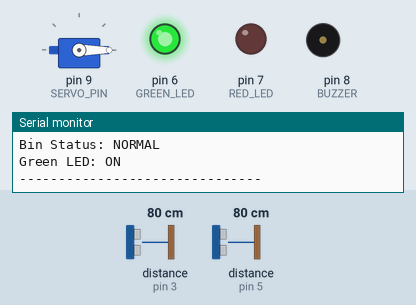
Recording of a sketch running on a simulated Arduino Uno, built with avr-gcc and run on an emulated ATmega328P. Shown: servo, output pins drawn as LEDs (lit = HIGH), buzzer (waves = sounding, pin HIGH), the last lines printed to the serial monitor. Wiring (inferred from the names in the program): 2 × ultrasonic range finder: trigger pin 2, echo pin 3 / trigger pin 4, echo pin 5. The test bench sets the inputs (shaded band); at power-on: distance to the obstacle (sensors on pin 3, pin 5) 80 cm. The echo pulse lasts 58.3 µs per cm; pins used as bus, display or sensor lines are not drawn.

Above: at 1.2 s.
1.3 s: distance to the obstacle (sensor on pin 3) set to 22 cm
2.8 s: distance to the obstacle (sensor on pin 3) set to 19 cm
At 4.4 s:
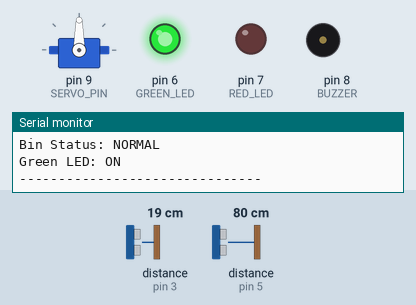
4.7 s: distance to the obstacle (sensor on pin 5) set to 6 cm
7.7 s: distance to the obstacle (sensor on pin 5) set to 3 cm
At 8.8 s:
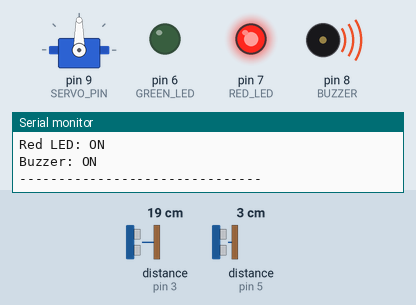
10.7 s: distance to the obstacle (sensor on pin 5) set to 9 cm
At 12.1 s:
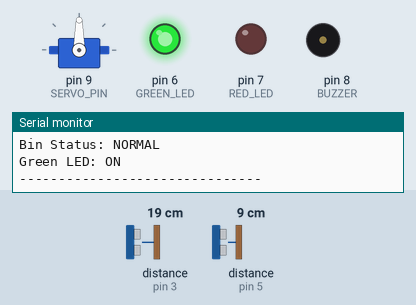
13.7 s: distance to the obstacle (sensor on pin 5) set to 2 cm
At 15.3 s:
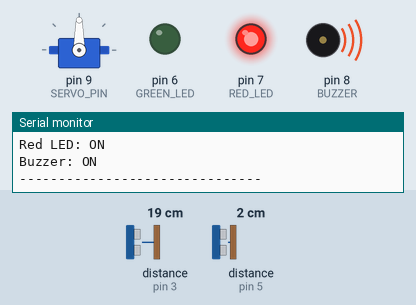
Timing chart, 0 to 16.5 s (numbered marks = the images above; inputs shaded):
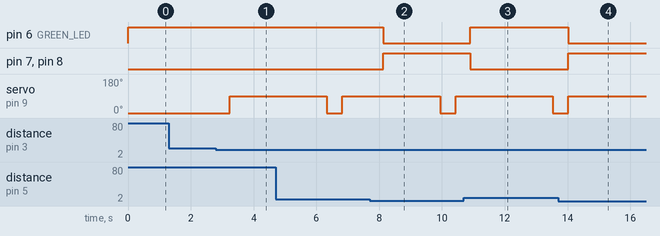

The sketch:

small_dustbin_final.ino
```cpp
#include <Servo.h>

// =================================================
// PIN CONFIGURATION
// =================================================

// Sensor 1 - Hand/Object Detection
const int TRIG_SENSOR_1 = 2;
const int ECHO_SENSOR_1 = 3;

// Sensor 2 - Waste Level
const int TRIG_SENSOR_2 = 4;
const int ECHO_SENSOR_2 = 5;

// Outputs
const int GREEN_LED = 6;
const int RED_LED = 7;
const int BUZZER = 8;

// Servo
const int SERVO_PIN = 9;

Servo lidServo;


// =================================================
// SETTINGS
// =================================================

const float BIN_HEIGHT = 40.0;

const float FULL_THRESHOLD = 90.0;

const float OBJECT_THRESHOLD = 20.0;


// Servo positions
const int CLOSED_ANGLE = 0;
const int OPEN_ANGLE = 90;


// Lid timing
const unsigned long LID_OPEN_TIME = 3000;


// =================================================
// LID STATE
// =================================================

bool lidOpen = false;

unsigned long lidOpenedAt = 0;


// =================================================
// READ ULTRASONIC DISTANCE
// =================================================

float readDistance(int trigPin, int echoPin)
{
  digitalWrite(trigPin, LOW);
  delayMicroseconds(2);

  digitalWrite(trigPin, HIGH);
  delayMicroseconds(10);

  digitalWrite(trigPin, LOW);

  unsigned long duration =
      pulseIn(echoPin, HIGH);

  float distance = duration / 58.0;

  return distance;
}


// =================================================
// CALCULATE BIN FILL
// =================================================

float calculateFillPercentage(float distance)
{
  float fillLevel =
      BIN_HEIGHT - distance;

  float fillPercentage =
      (fillLevel / BIN_HEIGHT) * 100.0;


  if (fillPercentage < 0)
  {
    fillPercentage = 0;
  }


  if (fillPercentage > 100)
  {
    fillPercentage = 100;
  }


  return fillPercentage;
}


// =================================================
// SETUP
// =================================================

void setup()
{
  Serial.begin(9600);


  // Sensor 1
  pinMode(TRIG_SENSOR_1, OUTPUT);
  pinMode(ECHO_SENSOR_1, INPUT);


  // Sensor 2
  pinMode(TRIG_SENSOR_2, OUTPUT);
  pinMode(ECHO_SENSOR_2, INPUT);


  // Outputs
  pinMode(GREEN_LED, OUTPUT);
  pinMode(RED_LED, OUTPUT);
  pinMode(BUZZER, OUTPUT);


  // Servo
  lidServo.attach(SERVO_PIN);

  lidServo.write(CLOSED_ANGLE);


  // Initial status
  digitalWrite(GREEN_LED, HIGH);
  digitalWrite(RED_LED, LOW);
  digitalWrite(BUZZER, LOW);


  Serial.println("================================");
  Serial.println("SMART DUSTBIN SYSTEM STARTED");
  Serial.println("================================");
}


// =================================================
// MAIN LOOP
// =================================================

void loop()
{
  // =================================================
  // 1. READ SENSOR 1
  // =================================================

  float objectDistance =
      readDistance(TRIG_SENSOR_1, ECHO_SENSOR_1);


  delay(50);


  // =================================================
  // 2. READ SENSOR 2
  // =================================================

  float wasteDistance =
      readDistance(TRIG_SENSOR_2, ECHO_SENSOR_2);


  // =================================================
  // 3. CALCULATE BIN LEVEL
  // =================================================

  float fillPercentage =
      calculateFillPercentage(wasteDistance);


  // =================================================
  // 4. DISPLAY SENSOR DATA
  // =================================================

  Serial.println();

  Serial.print("Object Distance: ");
  Serial.print(objectDistance);
  Serial.println(" cm");


  Serial.print("Waste Distance: ");
  Serial.print(wasteDistance);
  Serial.println(" cm");


  Serial.print("Bin Fill Level: ");
  Serial.print(fillPercentage);
  Serial.println("%");


  // =================================================
  // 5. AUTOMATIC LID CONTROL
  // =================================================

  // Object detected and lid currently closed
  if (!lidOpen &&
      objectDistance > 0 &&
      objectDistance <= OBJECT_THRESHOLD)
  {
    Serial.println("Object detected!");
    Serial.println("Opening lid...");


    lidServo.write(OPEN_ANGLE);

    lidOpen = true;

    lidOpenedAt = millis();
  }


  // Close lid after 3 seconds
  if (lidOpen &&
      millis() - lidOpenedAt >= LID_OPEN_TIME)
  {
    Serial.println("Closing lid...");


    lidServo.write(CLOSED_ANGLE);

    lidOpen = false;

    Serial.println("Lid closed.");
  }


  // =================================================
  // 6. BIN STATUS
  // =================================================

  if (fillPercentage >= FULL_THRESHOLD)
  {
    // Full bin

    digitalWrite(GREEN_LED, LOW);
    digitalWrite(RED_LED, HIGH);
    digitalWrite(BUZZER, HIGH);


    Serial.println("WARNING: BIN IS FULL!");
    Serial.println("Red LED: ON");
    Serial.println("Buzzer: ON");
  }

  else
  {
    // Normal bin

    digitalWrite(GREEN_LED, HIGH);
    digitalWrite(RED_LED, LOW);
    digitalWrite(BUZZER, LOW);


    Serial.println("Bin Status: NORMAL");
    Serial.println("Green LED: ON");
  }


  Serial.println("-------------------------------");


  delay(300);
}
```

Measured:
- the behaviour switches between 21 and 20 cm on distance to the obstacle (sensor on pin 3) (found by bisection; images 0 and 1)
- the behaviour switches between 5 and 4 cm on distance to the obstacle (sensor on pin 5) (found by bisection; images 1 and 2)
- after the input at 2.8 s, servo on pin 9 (SERVO_PIN): 0° → 90° after 0.45 s
- after the input at 7.7 s, pin 6 (GREEN_LED): HIGH → LOW after 0.43 s; pin 7 (RED_LED), pin 8 (BUZZER): LOW → HIGH after 0.43 s
- after the input at 10.7 s, pin 6 (GREEN_LED): LOW → HIGH after 0.20 s; pin 7 (RED_LED), pin 8 (BUZZER): HIGH → LOW after 0.20 s
- after the input at 13.7 s, pin 6 (GREEN_LED): HIGH → LOW after 0.32 s; pin 7 (RED_LED), pin 8 (BUZZER): LOW → HIGH after 0.32 s
